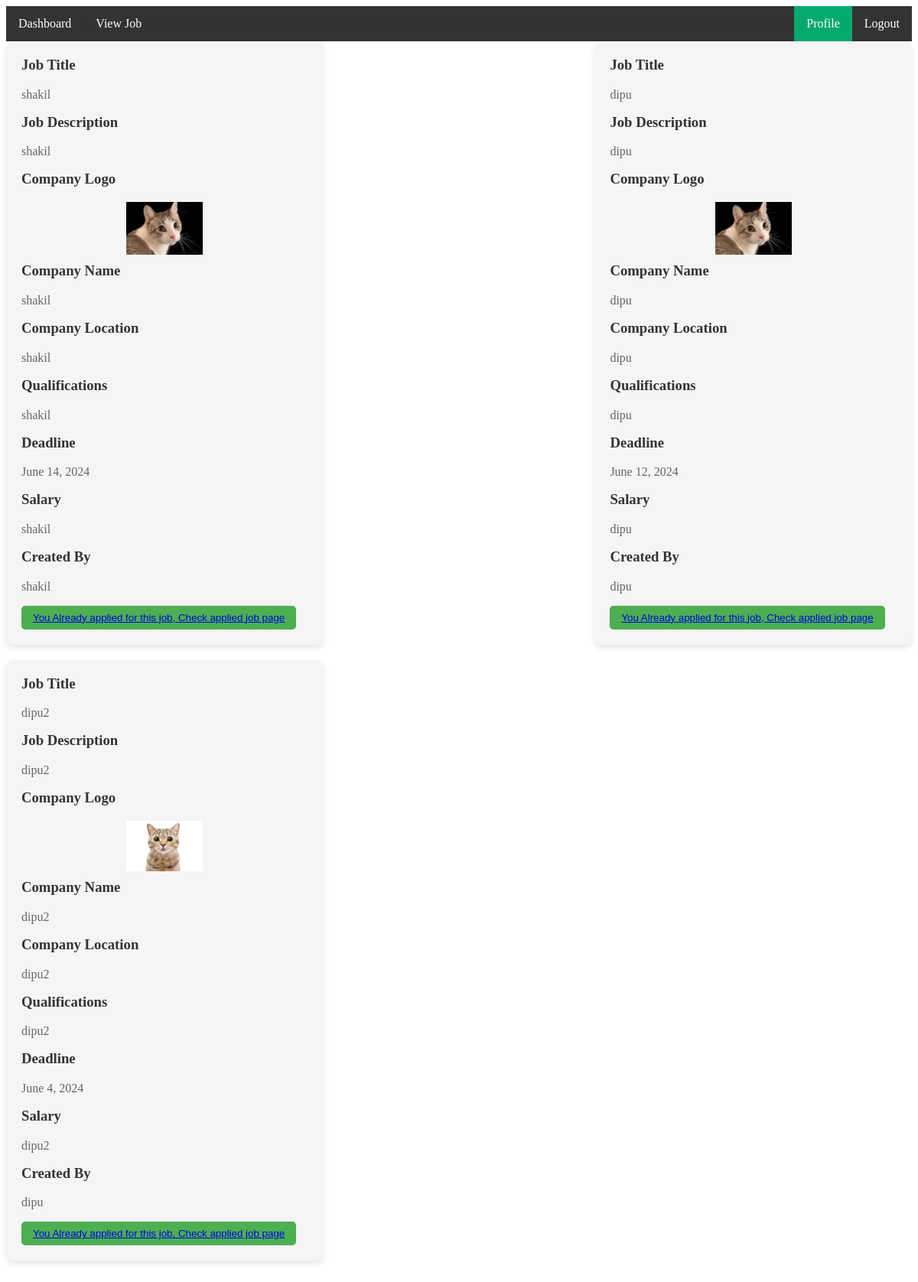
The app's page /viewjob/ (signed in), older data.
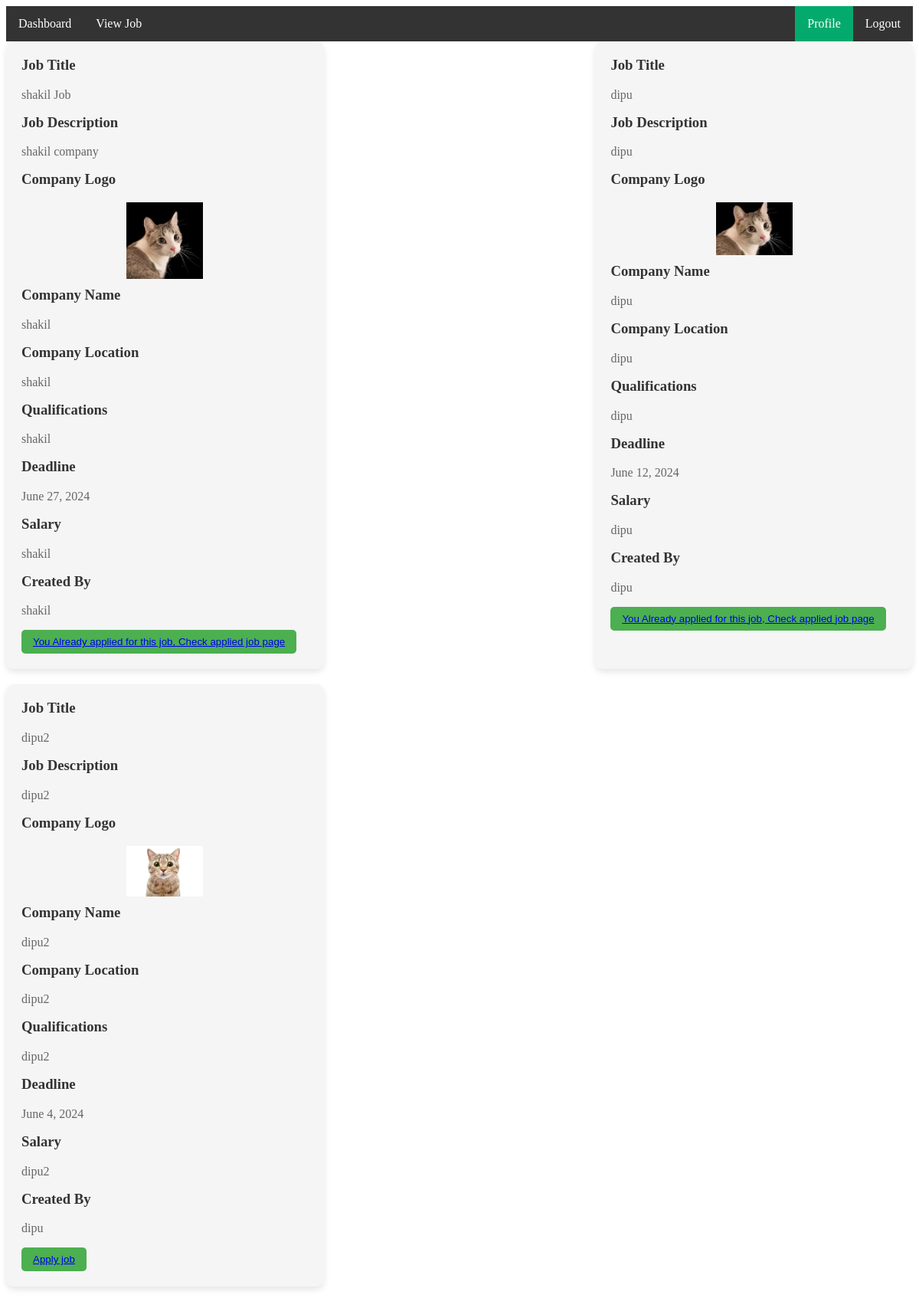
The same page, newer data.
### jobApp/models.py (models this page shows, shortened)
class JobModel(models.Model):
    job_title=models.CharField(max_length=100)
    company_description=models.TextField()
    company_logo=models.ImageField(upload_to='media/company_logo')
    company_name=models.CharField(max_length=100)
    company_location=models.TextField()
    qualifications=models.CharField(max_length=100)
    deadline=models.DateField()
    salary=models.CharField(max_length=100)
    created_by=models.ForeignKey(CustomUserModel,on_delete=models.CASCADE)

class CustomUserModel(AbstractUser):
    USER_TYPE={
        ('seeker','Job Seeker'),
        ('recruiter','Job Recruiter'),
    }
    user_type=models.CharField(choices=USER_TYPE,max_length=100)
    city=models.CharField(max_length=100)
    GENDER={
        ('male','Male'),
        ('female','Female'),
        ('others','Others'),
    }
    gender=models.CharField(choices=GENDER,max_length=100)
    profile_picture=models.ImageField(upload_to='media/profile_picture')
    father_name=models.CharField(max_length=100)
    mother_name=models.CharField(max_length=100)
    hobby=models.CharField(max_length=100)
    def __str__(self):
        return self.username

### jobProject/views.py (the view)
# urls.py: path('viewjob/',viewjob,name='viewjob'),
def viewjob(request):
    jobs = JobModel.objects.all()
    job_filtered=[]
    for i in jobs:
        already_applied=ApplyJobModel.objects.filter(applicant=request.user,applied_job=i)
        job_filtered.append(
            (i,already_applied),
        )
    jobDict={
        'job_filtered':job_filtered
    }
    return render(request,'common/viewjob.html',jobDict)

### templates/common/viewjob.html (shortened to what this page needs)
{% extends 'common/base.html' %}
{% block content %}
<div class="job-cards">
  {% for i,already_applied in job_filtered %}
  <div class="job-card">
    <h3>Job Title</h3>
    <p>{{i.job_title}}</p>
    <h3>Job Description</h3>
    <p>{{i.company_description}}</p>
    <h3>Company Logo</h3>
    <img src="/{{i.company_logo}}" width="100px" alt="">
    <h3>Company Name</h3>
    <p>{{i.company_name}}</p>
    <h3>Company Location</h3>
    <p>{{i.company_location}}</p>
    <h3>Qualifications</h3>
    <p>{{i.qualifications}}</p>
    <h3>Deadline</h3>
    <p>{{i.deadline}}</p>
    <h3>Salary</h3>
    <p>{{i.salary}}</p>
    <h3>Created By</h3>
    <p>{{i.created_by}}</p>
    <div class="buttons">
        {% if user.user_type == 'recruiter' and user == i.created_by %}
        <button class="edit-btn"><a href="{% url 'editjob' i.id %}">Edit</a></button>
        <button class="delete-btn"><a href="{% url 'deletejob' i.id %}">Delete</a></button>
        {% elif user.user_type == 'seeker' and not already_applied %}
        <button class="edit-btn"><a href="{% url 'applyjob' i.id %}">Apply job</a></button>
        {% elif already_applied %}
        <button class="edit-btn"><a href="{% url 'appliedjob' %}">You Already applied for this job, Check applied job page</a></button>
        {% endif %}
    </div>
  </div>
  {% endfor %}
</div>
{% endblock content %}

### templates/common/base.html (shortened to what this page needs)
<!DOCTYPE html>
<html>
<head>
</head>
<body>
{% include 'common/navbar.html' %}
{% block content %}
{% endblock content %}
</body>
</html>

### templates/common/navbar.html (shortened to what this page needs)
<ul>
  <li><a href="{% url 'dashboard' %}">Dashboard</a></li>
  <li><a href="{% url 'viewjob' %}">View Job</a></li>
    <li style="float:right"><a href="{% url 'logoutpage' %}">Logout</a></li>
    <li style="float:right"><a class="active" href="{% url 'baseprofile' %}">Profile</a></li>
  </ul>

### templates/common/base.html (style rules this page uses)
ul { list-style-type: none; margin: 0; padding: 0; overflow: hidden; background-color: #333; }
li { float: left; }
li a { display: block; color: white; text-align: center; padding: 14px 16px; text-decoration: none; }
.active { background-color: #04AA6D; }

### templates/common/viewjob.html (style rules this page uses)
.job-cards { display: flex; flex-wrap: wrap; justify-content: space-between; }
.job-card { width: calc(33.33% - 20px); background-color: #f5f5f5; border-radius: 10px; padding: 20px; margin-bottom: 20px; box-shadow: 0px 4px 8px rgba(0, 0, 0, 0.1); }
.job-card h3 { margin-top: 0; color: #333; }
.job-card p { color: #666; }
.job-card img { display: block; margin: 10px auto; }
.buttons { margin-top: 15px; }
.buttons button { margin-right: 10px; padding: 8px 15px; border: none; border-radius: 5px; cursor: pointer; }
.edit-btn { background-color: #4CAF50; color: white; }

Row changes from the older to the newer data that the page shows:
changed JobModel "shakil": job_title "shakil" → "shakil Job"; company_description "shakil" → "shakil company"; company_logo: a different picture; deadline "June 14, 2024" → "June 27, 2024"
computed for JobModel "dipu2": text "You Already applied for this job, Check applied job page" → "Apply job"
